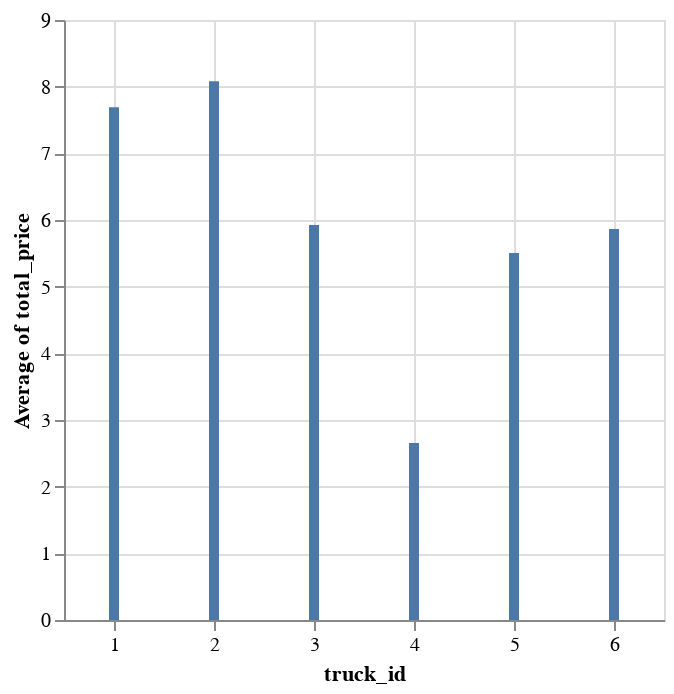

Notebook cell for this chart:
### Markdown cell above
# A bar chart showing average transaction total for each truck

### Code cell
alt.data_transformers.disable_max_rows()

alt.Chart(trucks).mark_bar().encode(
    x="truck_id",
    y='average(total_price)'
)

### Figure 1 — Vega-Lite specification as saved in the notebook (floating-point values rounded to 4 significant figures; data arrays with more than 128 entries replaced by an {"elided": "..."} marker saying what was removed)
{"config": {"view": {"continuousWidth": 300, "continuousHeight": 300}}, "data": {"name": "data-8ba25497322789ca571e91d3774b81e0"}, "mark": {"type": "bar"}, "encoding": {"x": {"field": "truck_id", "type": "quantitative"}, "y": {"aggregate": "average", "field": "total_price", "type": "quantitative"}}, "$schema": "https://vega.github.io/schema/vega-lite/v5.15.1.json", "datasets": {"data-8ba25497322789ca571e91d3774b81e0": {"elided": "5041 records"}}}
